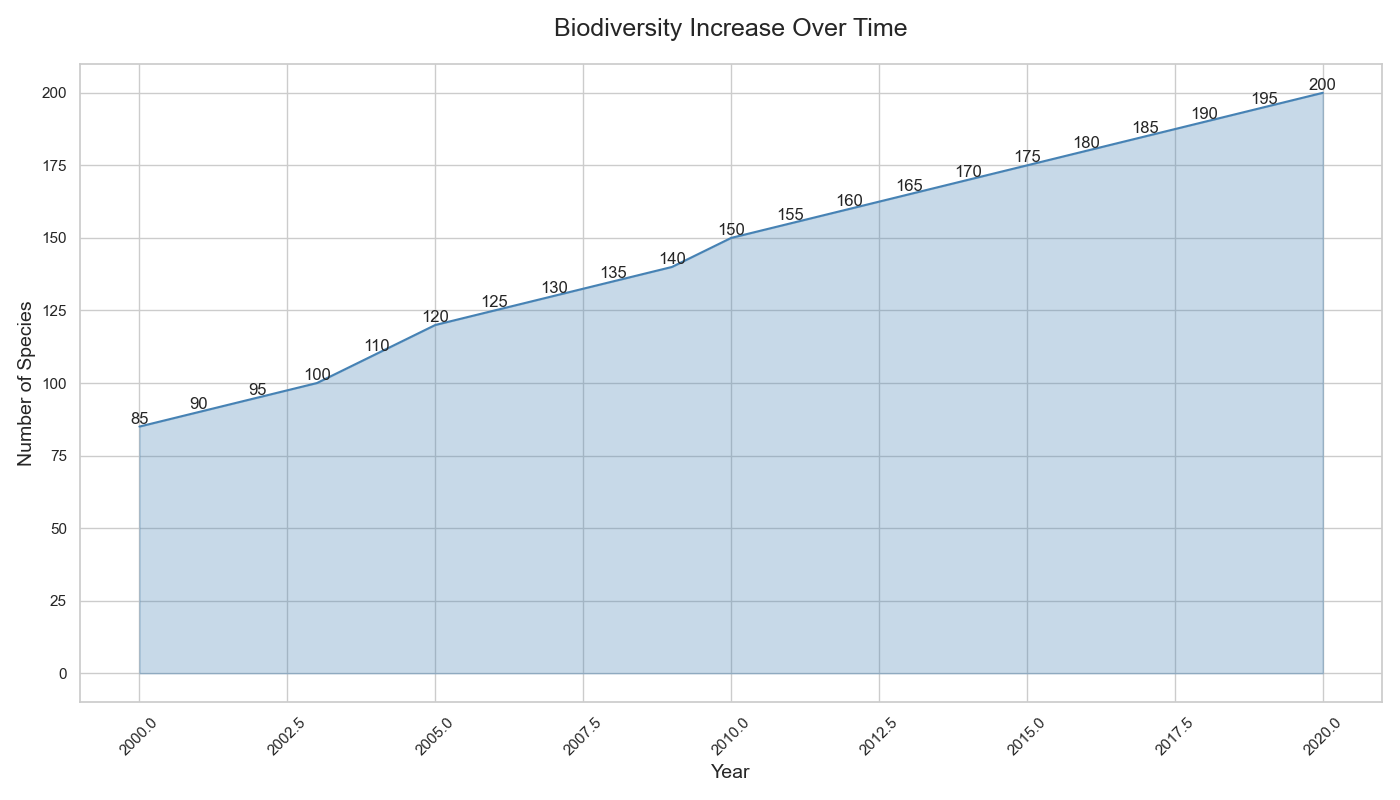

Recreate this plot in Python.

import pandas as pd
import seaborn as sns
import matplotlib.pyplot as plt

# Data
data = {
    'Year': [2000, 2001, 2002, 2003, 2004, 2005, 2006, 2007, 2008, 2009, 
             2010, 2011, 2012, 2013, 2014, 2015, 2016, 2017, 2018, 2019, 2020],
    'Number_of_Species': [85, 90, 95, 100, 110, 120, 125, 130, 135, 140, 
                          150, 155, 160, 165, 170, 175, 180, 185, 190, 195, 200]
}

df = pd.DataFrame(data)

# Define the color palette as an array of hex color codes
colors = ["#4682B4"]

# Plotting the area chart
plt.figure(figsize=(14, 8))
ax = sns.lineplot(x='Year', y='Number_of_Species', data=df, color=colors[0])
ax.fill_between(df['Year'], df['Number_of_Species'], color=colors[0], alpha=0.3)

# Annotations
for i, point in df.iterrows():
    ax.text(point['Year'], point['Number_of_Species'], str(point['Number_of_Species']), 
            ha='center', va='bottom')

# Customizing with a title and labels
ax.set_title('Biodiversity Increase Over Time', fontsize=18, pad=20)
ax.set_xlabel('Year', fontsize=14)
ax.set_ylabel('Number of Species', fontsize=14)

plt.xticks(rotation=45)
plt.tight_layout()
plt.show()
